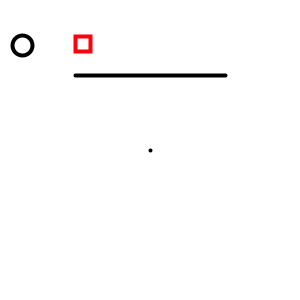
Frame 1 (no input)
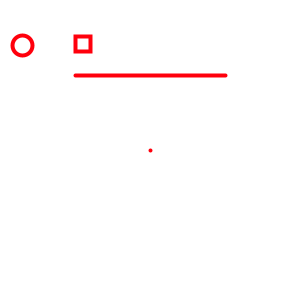
Frame 60 (the mouse pressed at the canvas centre just before this capture)
Frame 120 (the mouse held since frame 60 and released just before this capture): identical to frame 60, image omitted

The Processing sketch that drew these frames (run headless with seeded random() and noise(); from frame 60 on, the mouse is pressed at the canvas centre):

// Processing sketch: basicActiveSketchEdit
// ── basicActiveSketchEdit.pde
/*
Demonstrates a basic active sketch. 
 By Dawn C. Hayes October, 2017
 Edited by Asher October 2017
 */

void setup() {//this is a void do the function will no return a value
  size(300, 300); //the canvas size is shown here
}//a curly bracket is needed to contain size within the setup function

void draw() { //This must have a curly bracket to include the following statements
  background(255); //the background is white
  strokeWeight(4);//the thickness of the outlines is 4 pixels
  line(75, 75, 225, 75); //Here is a line that slants downwards
  point(150, 150); //the point is in the center of the canvas
  ellipse(22, 45, 20, 20); //here is a circle because the height and width are even
  stroke(255,0,12);//the outline is a red color
  rect(75, 36, 15, 15); //here a square 
}//a curly braket is needed to contain the statements in the draw function
